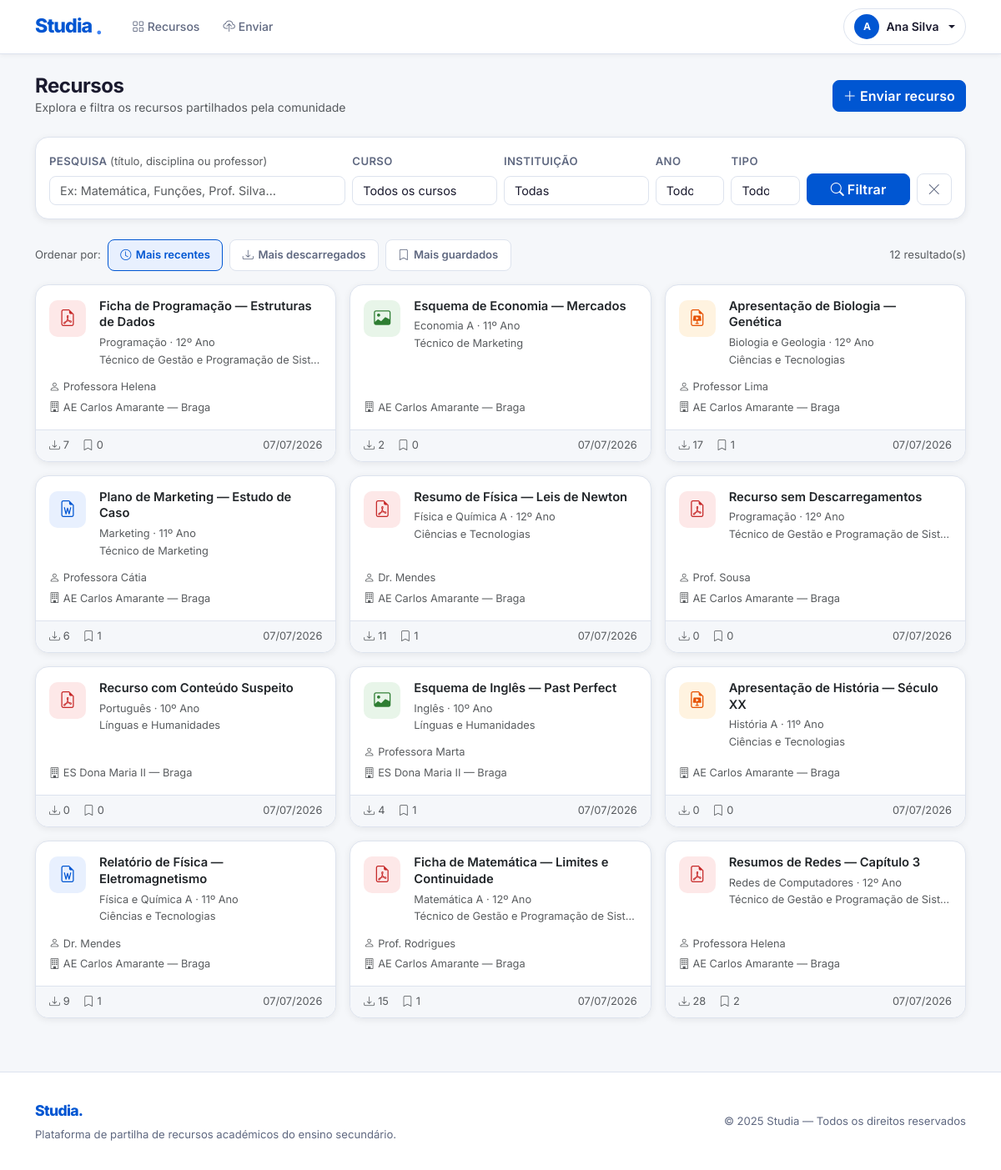
Screenshot of /resources/ (signed in) with the database file from the repository.
### apps/accounts/models.py (models this page shows, shortened)
class User(AbstractBaseUser, PermissionsMixin):
    ANOS_LETIVOS = [
        ("10", "10º Ano"),
        ("11", "11º Ano"),
        ("12", "12º Ano"),
    ]
    CURSOS = [
        ("CT",  "Ciências e Tecnologias"),
        ("CSE", "Ciências Socioeconómicas"),
        ("LH",  "Línguas e Humanidades"),
        ("AV",  "Artes Visuais"),
        ("TGPSI",  "Técnico de Gestão e Programação de Sistemas Informáticos"),
        ("TPSI",   "Técnico de Programação Informática"),
        ("TGE",    "Técnico de Gestão"),
        ("TM",     "Técnico de Marketing"),
        ("TAD",    "Técnico de Auxiliar de Saúde"),
        ("TGRC",   "Técnico de Gestão e Recursos Humanos e Comunicação"),
        ("TAAM",   "Técnico de Apoio à Gestão Desportiva"),
        ("TCOM",   "Técnico de Comunicação / Marketing e Publicidade"),
        ("TIT",    "Técnico de Instalações Elétricas"),
        ("TRSI",   "Técnico de Redes e Sistemas Informáticos"),
        ("TCMA",   "Técnico de Construção Civil / Medições e Orçamentos"),
        ("TGA",    "Técnico de Restauração / Cozinha e Pastelaria"),
        ("TTUR",   "Técnico de Turismo"),
        ("TAGRO",  "Técnico de Agropecuária"),
        ("TDG",    "Técnico de Design Gráfico"),
        ("TMOD",   "Técnico de Multimédia"),
        ("TELE",   "Técnico de Eletrónica, Automação e Computadores"),
        ("TMEC",   "Técnico de Mecatrónica"),
        ("TAUT",   "Técnico de Manutenção Industrial / Eletromecânica"),
        ("OUTRO",  "Outro"),
    ]
    CURSOS_DICT = dict(CURSOS)
    email       = models.EmailField(unique=True, verbose_name="Email institucional")
    nome        = models.CharField(max_length=150)
    curso       = models.CharField(max_length=10, choices=CURSOS)
    ano_letivo  = models.CharField(max_length=2, choices=ANOS_LETIVOS)
    instituicao = models.CharField(max_length=150)
    is_active = models.BooleanField(default=True)
    is_staff  = models.BooleanField(default=False)
    date_joined = models.DateTimeField(default=timezone.now)
    total_uploads        = models.PositiveIntegerField(default=0)
    total_downloads      = models.PositiveIntegerField(default=0)
    total_reports_falsos = models.PositiveIntegerField(default=0)
    objects = UserManager()
    USERNAME_FIELD  = "email"
    REQUIRED_FIELDS = ["nome", "curso", "ano_letivo", "instituicao"]
    class Meta:
        verbose_name        = "Utilizador"
        verbose_name_plural = "Utilizadores"

### apps/resources/models.py (models this page shows, shortened)
class Resource(models.Model):
    TIPO_ARQUIVO_CHOICES = [
        ("PDF",  "PDF"),
        ("DOCX", "DOCX"),
        ("PPTX", "PPTX"),
        ("IMG",  "Imagem"),
    ]
    usuario = models.ForeignKey(
        User,
        on_delete=models.CASCADE,
        related_name="resources",
        verbose_name="Aluno que enviou",
    )
    nome       = models.CharField(max_length=255, verbose_name="Título do recurso")
    curso      = models.CharField(max_length=10, choices=Aluno.CURSOS)
    ano_letivo = models.CharField(max_length=2)
    disciplina = models.CharField(max_length=100)
    tipo_arquivo = models.CharField(
        max_length=10, choices=TIPO_ARQUIVO_CHOICES, blank=True
    )
    instituicao = models.CharField(max_length=150)
    professor   = models.CharField(max_length=150, blank=True, null=True)
    nome_normalizado       = models.CharField(max_length=255, blank=True, db_index=True)
    disciplina_normalizada = models.CharField(max_length=100, blank=True, db_index=True)
    professor_normalizado  = models.CharField(max_length=150, blank=True)
    arquivo = models.FileField(
        upload_to=resource_upload_path,
        validators=[
            FileExtensionValidator(
                allowed_extensions=["pdf", "docx", "doc", "pptx", "ppt", "jpg", "jpeg", "png"]
            )
        ],
        blank=True,
        null=True,
    )
    hash_arquivo = models.CharField(max_length=64, blank=True, null=True, db_index=True)
    phash = models.CharField(max_length=64, blank=True, default='', db_index=False)
    suspenso = models.BooleanField(default=False)
    total_downloads = models.PositiveIntegerField(default=0)
    total_salvos    = models.PositiveIntegerField(default=0)
    data_upload = models.DateTimeField(default=timezone.now)
    class Meta:
        verbose_name         = "Recurso"
        verbose_name_plural  = "Recursos"
        ordering             = ["-data_upload"]

### apps/resources/views.py (the view, shortened to what this page needs)
# urls.py: path("", views.lista_recursos_view, name="lista"),
@login_required
def lista_recursos_view(request):
    recursos = Resource.objects.filter(suspenso=False)
    curso        = request.GET.get("curso",        "").strip()
    instituicao  = request.GET.get("instituicao",  "").strip()
    ano_letivo   = request.GET.get("ano_letivo",   "").strip()
    tipo_arquivo = request.GET.get("tipo_arquivo", "").strip()
    pesquisa     = request.GET.get("q",            "").strip()
    if curso:
        recursos = recursos.filter(curso__iexact=curso)
    if instituicao:
        recursos = recursos.filter(instituicao__iexact=instituicao)
    if ano_letivo:
        recursos = recursos.filter(ano_letivo=ano_letivo)
    if tipo_arquivo:
        recursos = recursos.filter(tipo_arquivo=tipo_arquivo)
    ordem = request.GET.get("ordem", "-data_upload")
    ordens_validas = {
        "-data_upload":      "-data_upload",
        "data_upload":       "data_upload",
        "-total_downloads":  "-total_downloads",
        "-total_salvos":     "-total_salvos",
    }
    recursos = recursos.order_by(ordens_validas.get(ordem, "-data_upload"))
    sugestoes_pesquisa = sorted(set(
        list(Resource.objects.exclude(disciplina="")
             .values_list("disciplina", flat=True).distinct())
        + [p for p in Resource.objects.exclude(professor="")
              .values_list("professor", flat=True).distinct() if p]
    ))
    return render(request, "resources/lista.html", {
        "recursos": recursos,
        "filtros": {
            "curso": curso, "instituicao": instituicao,
            "ano_letivo": ano_letivo, "tipo_arquivo": tipo_arquivo,
            "q": pesquisa, "ordem": ordem,
        },
        "tipo_arquivo_choices": Resource.TIPO_ARQUIVO_CHOICES,
        "anos_letivos": [("10", "10º Ano"), ("11", "11º Ano"), ("12", "12º Ano")],
        "cursos_disponiveis": User.CURSOS,
        "instituicoes_disponiveis": (
            Resource.objects
            .exclude(instituicao="")
            .values_list("instituicao", flat=True)
            .distinct()
            .order_by("instituicao")
        ),
        "sugestoes_pesquisa": sugestoes_pesquisa,
    })

### apps/resources/templates/resources/lista.html (shortened to what this page needs)
{% extends 'base.html' %}
{% block content %}
<div class="d-flex justify-content-between align-items-center mb-4">
  <div>
    <h4 class="fw-bold mb-0" style="letter-spacing:-.02em;">Recursos</h4>
    <p class="text-muted mb-0" style="font-size:.875rem;">Explora e filtra os recursos partilhados pela comunidade</p>
  </div>
  <a href="{% url 'resources:upload' %}" class="btn btn-primary">
    <i class="bi bi-plus-lg me-1"></i>Enviar recurso
  </a>
</div>
<div class="card mb-4">
  <div class="card-body p-3">
    <form method="get" id="form-filtros" class="row g-2 align-items-end">
      <div class="col-12 col-md-4">
        <label class="form-label">Pesquisa <span class="text-muted fw-normal" style="text-transform:none;letter-spacing:0;">(título, disciplina ou professor)</span></label>
        <div class="position-relative">
          <input type="search" name="q" id="campo-pesquisa"
                 value="{{ filtros.q }}"
                 class="form-control"
                 placeholder="Ex: Matemática, Funções, Prof. Silva…"
                 autocomplete="off"
                 aria-autocomplete="list"
                 aria-controls="dropdown-autocomplete">
        </div>
      </div>
      <div class="col-12 col-md-2">
        <label class="form-label">Curso</label>
        <select name="curso" class="form-select">
          <option value="">Todos os cursos</option>
        </select>
      </div>
      <div class="col-12 col-md-2">
        <label class="form-label">Instituição</label>
        <select name="instituicao" class="form-select">
          <option value="">Todas</option>
        </select>
      </div>
      <div class="col-6 col-md-1">
        <label class="form-label">Ano</label>
        <select name="ano_letivo" class="form-select">
          <option value="">Todos</option>
        </select>
      </div>
      <div class="col-6 col-md-1">
        <label class="form-label">Tipo</label>
        <select name="tipo_arquivo" class="form-select">
          <option value="">Todos</option>
        </select>
      </div>
      <div class="col-md-2 d-flex gap-2 align-items-end">
        <button type="submit" class="btn btn-primary flex-fill">
          <i class="bi bi-search me-1"></i>Filtrar
        </button>
        <a href="{% url 'resources:lista' %}" class="btn btn-outline-secondary" title="Limpar filtros">
          <i class="bi bi-x-lg"></i>
        </a>
      </div>
    </form>
  </div>
</div>
<div class="d-flex align-items-center gap-2 mb-3 flex-wrap">
  <span class="text-muted" style="font-size:.82rem;">Ordenar por:</span>
  {% with base="q="|add:filtros.q|add:"&curso="|add:filtros.curso|add:"&instituicao="|add:filtros.instituicao|add:"&ano_letivo="|add:filtros.ano_letivo|add:"&tipo_arquivo="|add:filtros.tipo_arquivo %}
  <a href="?{{ base }}&ordem=-data_upload"
     class="st-sort-tab {% if filtros.ordem == '-data_upload' or not filtros.ordem %}active{% endif %}">
    <i class="bi bi-clock"></i>Mais recentes
  </a>
  <a href="?{{ base }}&ordem=-total_downloads"
     class="st-sort-tab {% if filtros.ordem == '-total_downloads' %}active{% endif %}">
    <i class="bi bi-download"></i>Mais descarregados
  </a>
  <a href="?{{ base }}&ordem=-total_salvos"
     class="st-sort-tab {% if filtros.ordem == '-total_salvos' %}active{% endif %}">
    <i class="bi bi-bookmark"></i>Mais guardados
  </a>
  {% endwith %}
  <span class="ms-auto text-muted" style="font-size:.82rem;">{{ recursos|length }} resultado(s)</span>
</div>
{% if recursos %}
<div class="row row-cols-1 row-cols-md-2 row-cols-lg-3 g-3">
  {% for r in recursos %}
  <div class="col">
    <div class="card h-100 st-resource-card position-relative">
      <div class="card-body p-3 d-flex flex-column">
        <div class="d-flex gap-3 mb-2">
          <div class="flex-shrink-0" style="padding-top:2px;">
            {% if r.tipo_arquivo == 'PDF' %}
            <div class="st-file-icon fi-pdf"><i class="bi bi-file-earmark-pdf"></i></div>
            {% elif r.tipo_arquivo == 'DOCX' %}
            <div class="st-file-icon fi-docx"><i class="bi bi-file-earmark-word"></i></div>
            {% elif r.tipo_arquivo == 'PPTX' %}
            <div class="st-file-icon fi-pptx"><i class="bi bi-file-earmark-slides"></i></div>
            {% elif r.tipo_arquivo == 'IMG' %}
            <div class="st-file-icon fi-img"><i class="bi bi-image"></i></div>
            {% else %}
            <div class="st-file-icon fi-default"><i class="bi bi-file-earmark"></i></div>
            {% endif %}
          </div>
          <div class="overflow-hidden">
            <h6 class="fw-semibold mb-0" style="font-size:.92rem;line-height:1.35;">
              <a href="{% url 'resources:detalhes' r.pk %}" class="text-decoration-none text-dark stretched-link">{{ r.nome }}</a>
            </h6>
            <p class="text-muted mb-0 mt-1" style="font-size:.8rem;">{{ r.disciplina }} &middot; {{ r.ano_letivo }}º Ano</p>
            <p class="text-muted mb-0 text-truncate" style="font-size:.8rem;" title="{{ r.get_curso_display }}">{{ r.get_curso_display }}</p>
          </div>
        </div>
        <div class="mt-auto pt-1">
          {% if r.professor %}
          <p class="text-muted mb-1" style="font-size:.8rem;"><i class="bi bi-person me-1"></i>{{ r.professor }}</p>
          {% endif %}
          <p class="text-muted mb-0" style="font-size:.8rem;"><i class="bi bi-building me-1"></i>{{ r.instituicao }}</p>
        </div>
      </div>
      <div class="card-footer d-flex align-items-center gap-3" style="font-size:.8rem;">
        <span class="text-muted"><i class="bi bi-download me-1"></i>{{ r.total_downloads }}</span>
        <span class="text-muted"><i class="bi bi-bookmark me-1"></i>{{ r.total_salvos }}</span>
        <span class="text-muted ms-auto">{{ r.data_upload|date:"d/m/Y" }}</span>
      </div>
    </div>
  </div>
  {% endfor %}
</div>
{% endif %}
{% endblock %}

### templates/base.html (shortened to what this page needs)
<!DOCTYPE html>
<html lang="pt">
<head>
  <link href="https://cdn.jsdelivr.net/npm/bootstrap@5.3.3/dist/css/bootstrap.min.css" rel="stylesheet">
  <link href="https://cdn.jsdelivr.net/npm/bootstrap-icons@1.11.3/font/bootstrap-icons.min.css" rel="stylesheet">
  <link rel="stylesheet" href="/static/css/style.css">
</head>
<body>
<nav class="navbar navbar-expand-lg st-navbar sticky-top">
  <div class="container">
    <a class="st-brand" href="{% url 'home' %}">
      Studia<span class="brand-dot">.</span>
    </a>
    <div class="collapse navbar-collapse ms-4" id="navMenu">
      <ul class="navbar-nav me-auto gap-1">
        {% if user.is_authenticated %}
        <li class="nav-item">
          <a class="nav-link st-nav-link" href="{% url 'resources:lista' %}">
            <i class="bi bi-grid me-1"></i>Recursos
          </a>
        </li>
        <li class="nav-item">
          <a class="nav-link st-nav-link" href="{% url 'resources:upload' %}">
            <i class="bi bi-cloud-upload me-1"></i>Enviar
          </a>
        </li>
        {% endif %}
      </ul>
      <ul class="navbar-nav ms-auto gap-2 align-items-center">
        {% if user.is_authenticated %}
        <li class="nav-item dropdown st-dropdown">
          <a class="nav-link st-user-pill dropdown-toggle" href="#" data-bs-toggle="dropdown">
            <span class="st-avatar-sm">{{ user.nome|first|upper }}</span>
            <span class="d-none d-md-inline">{{ user.nome }}</span>
          </a>
        </li>
        {% endif %}
      </ul>
    </div>
  </div>
</nav>
<main class="container my-4">{% block content %}{% endblock %}</main>
<footer class="st-footer">
  <div class="container d-flex flex-column flex-md-row align-items-center justify-content-between gap-2">
    <div>
      <span class="st-footer-brand">Studia.</span>
      <p class="mb-0 mt-1">Plataforma de partilha de recursos académicos do ensino secundário.</p>
    </div>
    <p class="mb-0">&copy; 2025 Studia — Todos os direitos reservados</p>
  </div>
</footer>
</body>
</html>

### rows the page displays
User: nome|first "A", nome "Ana Silva"
Resource: tipo_arquivo "PDF" (drawn), nome "Ficha de Programação — Estruturas de Dados", disciplina "Programação", ano_letivo "12", curso "Técnico de Gestão e Programação de Sist…", professor "Professora Helena", instituicao "AE Carlos Amarante — Braga", total_downloads "7", total_salvos "0", data_upload "07/07/2026"
Resource: tipo_arquivo "IMG" (drawn), nome "Esquema de Economia — Mercados", disciplina "Economia A", ano_letivo "11", curso "Técnico de Marketing", instituicao "AE Carlos Amarante — Braga", total_downloads "2", total_salvos "0", data_upload "07/07/2026"
Resource: tipo_arquivo "PPTX" (drawn), nome "Apresentação de Biologia — Genética", disciplina "Biologia e Geologia", ano_letivo "12", curso "Ciências e Tecnologias", professor "Professor Lima", instituicao "AE Carlos Amarante — Braga", total_downloads "17", total_salvos "1", data_upload "07/07/2026"
Resource: tipo_arquivo "DOCX" (drawn), nome "Plano de Marketing — Estudo de Caso", disciplina "Marketing", ano_letivo "11", curso "Técnico de Marketing", professor "Professora Cátia", instituicao "AE Carlos Amarante — Braga", total_downloads "6", total_salvos "1", data_upload "07/07/2026"
Resource: tipo_arquivo "PDF" (drawn), nome "Resumo de Física — Leis de Newton", disciplina "Física e Química A", ano_letivo "12", curso "Ciências e Tecnologias", professor "Dr. Mendes", instituicao "AE Carlos Amarante — Braga", total_downloads "11", total_salvos "1", data_upload "07/07/2026"
Resource: tipo_arquivo "PDF" (drawn), nome "Recurso sem Descarregamentos", disciplina "Programação", ano_letivo "12", curso "Técnico de Gestão e Programação de Sist…", professor "Prof. Sousa", instituicao "AE Carlos Amarante — Braga", total_downloads "0", total_salvos "0", data_upload "07/07/2026"
Resource: tipo_arquivo "PDF" (drawn), nome "Recurso com Conteúdo Suspeito", disciplina "Português", ano_letivo "10", curso "Línguas e Humanidades", instituicao "ES Dona Maria II — Braga", total_downloads "0", total_salvos "0", data_upload "07/07/2026"
Resource: tipo_arquivo "IMG" (drawn), nome "Esquema de Inglês — Past Perfect", disciplina "Inglês", ano_letivo "10", curso "Línguas e Humanidades", professor "Professora Marta", instituicao "ES Dona Maria II — Braga", total_downloads "4", total_salvos "1", data_upload "07/07/2026"
Resource: tipo_arquivo "PPTX" (drawn), nome "Apresentação de História — Século XX", disciplina "História A", ano_letivo "11", curso "Ciências e Tecnologias", instituicao "AE Carlos Amarante — Braga", total_downloads "0", total_salvos "0", data_upload "07/07/2026"
Resource: tipo_arquivo "DOCX" (drawn), nome "Relatório de Física — Eletromagnetismo", disciplina "Física e Química A", ano_letivo "11", curso "Ciências e Tecnologias", professor "Dr. Mendes", instituicao "AE Carlos Amarante — Braga", total_downloads "9", total_salvos "1", data_upload "07/07/2026"
Resource: tipo_arquivo "PDF" (drawn), nome "Ficha de Matemática — Limites e Continuidade", disciplina "Matemática A", ano_letivo "12", curso "Técnico de Gestão e Programação de Sist…", professor "Prof. Rodrigues", instituicao "AE Carlos Amarante — Braga", total_downloads "15", total_salvos "1", data_upload "07/07/2026"
Resource: tipo_arquivo "PDF" (drawn), nome "Resumos de Redes — Capítulo 3", disciplina "Redes de Computadores", ano_letivo "12", curso "Técnico de Gestão e Programação de Sist…", professor "Professora Helena", instituicao "AE Carlos Amarante — Braga", total_downloads "28", total_salvos "2", data_upload "07/07/2026"

### other values shown
{{ recursos|length }} "12"
